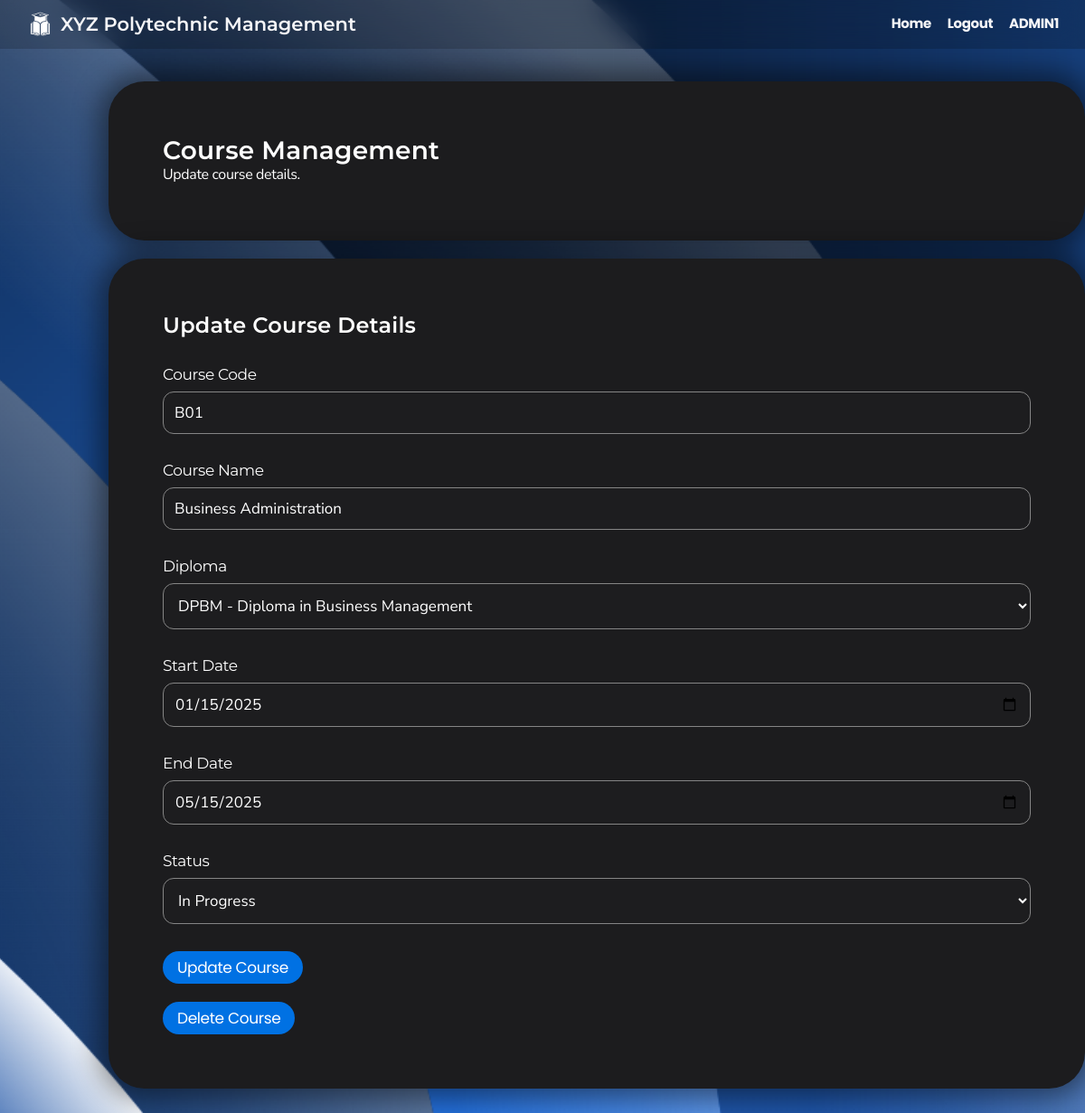
The page /CRUD3/admin_course_update_form.php?course_code=B01 (signed in) on the database its author committed.
### tables this page shows
CREATE TABLE `course` (
  `course_code` varchar(3) NOT NULL,
  `course_name` varchar(50) NOT NULL,
  `diploma_code` varchar(5) NOT NULL,
  `course_start_date` date NOT NULL,
  `course_end_date` date NOT NULL,
  `status` enum('To start','In-progress','Ended') DEFAULT NULL
);

### CRUD3/admin_course_update_form.php (the view, shortened to what this page needs)
<?php
$con = mysqli_connect("localhost", "root", "", "xyz polytechnic");
$diploma_query = "SELECT diploma_code, diploma_name FROM diploma";
$diploma_result = $con->query($diploma_query);
$edit_coursecode = htmlspecialchars($_GET["course_code"]);
$full_name = $_SESSION['session_full_name'] ?? "";
$course_query = "SELECT c.* FROM course c WHERE c.course_code = ?";
$course_stmt = $con->prepare($course_query);
$course_stmt->bind_param('s', $edit_coursecode);
$course_stmt->execute();
$course_result = $course_stmt->get_result();
$course_row = $course_result->fetch_assoc();
?>
<!DOCTYPE html>
<html lang="en">
<head>
    <link rel="stylesheet" href="../styles.css">
</head>
<body>
    <div class="navbar">
        <div class="navbar-brand">
            <img src="../logo.png" alt="XYZ Polytechnic Logo" class="school-logo">
            <h1>XYZ Polytechnic Management</h1>
        </div>
        <nav>
            <a href="../admin_dashboard">Home</a>
            <a href="../logout.php">Logout</a>
            <a><?php echo htmlspecialchars($full_name); ?></a>
        </nav>
    </div>
    <div class="container">
        <div class="card">
            <h2>Course Management</h2>
            <p>Update course details.</p>
        </div>
        <div class="card">
            <h3>Update Course Details</h3>
            <form method="POST" action="admin_course_update.php" onsubmit="return validateForm()">
                <div class="form-group">
                    <label class="label">Course Code</label>
                    <input type="text" name="upd_coursecode" pattern="[A-Z]{1}\d{2}"
                           title="One uppercase letter followed by two digits"
                           value="<?php echo htmlspecialchars($course_row['course_code']); ?>" required>
                </div>
                <div class="form-group">
                    <label class="label">Course Name</label>
                    <input type="text" name="upd_coursename" maxlength="50"
                           value="<?php echo htmlspecialchars($course_row['course_name']); ?>" required>
                </div>
                <div class="form-group">
                    <label class="label">Diploma</label>
                    <select name="upd_diplomacode" required>
                        <?php
                        mysqli_data_seek($diploma_result, 0);
                        while ($diploma_row = $diploma_result->fetch_assoc()):
                            $selected = $diploma_row['diploma_code'] === $course_row['diploma_code'] ? 'selected' : '';
                        ?>
                            <option value="<?= htmlspecialchars($diploma_row['diploma_code']) ?>" <?= $selected ?>>
                                <?= htmlspecialchars($diploma_row['diploma_code'] . ' - ' . $diploma_row['diploma_name']) ?>
                            </option>
                        <?php endwhile; ?>
                    </select>
                </div>
                <div class="form-group">
                    <label class="label">Start Date</label>
                    <input type="date" name="upd_startdate"
                        value="<?php echo $course_row['course_start_date'] ? htmlspecialchars($course_row['course_start_date']) : ''; ?>">
                </div>
                <div class="form-group">
                    <label class="label">End Date</label>
                    <input type="date" name="upd_enddate"
                        value="<?php echo $course_row['course_end_date'] ? htmlspecialchars($course_row['course_end_date']) : ''; ?>">
                </div>
                <div class="form-group">
                    <label class="label">Status</label>
                    <select name="upd_status">
                        <option value="In-progress" <?= $course_row['status'] === 'In-progress' ? 'selected' : '' ?>>In Progress</option>
                    </select>
                </div>
                <button type="submit">Update Course</button>
            </form>
            <div class="delete-section" style="margin-top: 20px;">
                <button onclick="confirmDelete('<?php echo htmlspecialchars($course_row['course_code']); ?>')"
                        class="delete-button">Delete Course</button>
            </div>
        </div>
    </div>
</body>
</html>

### styles.css (style rules this page uses)
* { margin: 0; padding: 0; box-sizing: border-box; }
body { font-family: 'Nunito Sans', sans-serif; line-height: 1.47059; font-weight: 400; letter-spacing: -.022em; background-image: url('background.png'); background-size: cover; background-position: center; background-repeat: no-repeat; background-attachment: fixed; background-color: #1c1c1e; color: #ffffff; min-height: 100vh; display: flex; flex-direction: column; -webkit-font-smoothing: antialiased; }
h1, h2, h3, h4, h5, h6 { font-family: 'Montserrat', sans-serif; font-weight: 600; }
h1 { font-size: 40px; line-height: 1.1; letter-spacing: 0; }
h2 { font-size: 28px; line-height: 1.14286; letter-spacing: .007em; }
h3 { font-size: 24px; line-height: 1.16667; letter-spacing: .009em; }
button, .button { font-family: 'Poppins', sans-serif; background-color: #0071e3; color: #fff; font-size: 17px; line-height: 1.17648; font-weight: 400; letter-spacing: -.022em; padding: 8px 16px; border-radius: 980px; border: none; cursor: pointer; transition: all 0.3s ease; }
a { color: #0071e3; margin-top: 20px; text-decoration: none; font-weight: bold; }
.navbar { background: #0000002d; backdrop-filter: saturate(100%) blur(15px); position: fixed; top: 0px; left: 0; right: 0; z-index: 9999; height: 54px; display: flex; align-items: center; justify-content: space-between; padding: 0 22px; }
.navbar-brand { display: flex; align-items: center; }
.navbar-brand h1 { color: #f5f5f7; font-size: 21px; margin: 0; }
.navbar a { font-family: 'Poppins', sans-serif; color: #f5f5f7; font-size: 15px; text-decoration: none; padding: 0 7px; opacity: 1; transition: opacity 0.3s; }
.school-logo { height: 45px; width: 45px; }
.container { max-width: 1080px; justify-content: center; align-items: center; min-height: calc(90vh - 44px - 57px); width: 90%; margin: 30px auto; padding: 60px; }
.card { background: #1c1c1e; border-radius: 40px; padding: 60px; margin-bottom: 20px; box-shadow: 0 0 30px 10px rgba(0, 0, 0, 0.485); transition: transform 0.3s ease, box-shadow 0.3s ease; width: 1080px; }
.form-group { margin-top:30px; margin-bottom: 30px; }
.label { font-family: 'Montserrat', sans-serif; display: block; font-size: 17px; line-height: 1.23536; font-weight: 400; letter-spacing: -.022em; margin-bottom: 8px; color: #ffffff; }
input[type="text"], input[type="email"], input[type="password"], input[type="date"], select, textarea { font-family: 'Nunito Sans', sans-serif; width: 100%; padding: 12px; font-size: 17px; line-height: 1.23536; border: 1.6px solid #858585; border-radius: 12px; background-color: #1d1d1f; color: #ffffff; transition: border-color 0.3s ease; }

### rows shown on the page
course: upd_coursecode "B01", upd_coursename "Business Administration", upd_startdate "01/15/2025", upd_enddate "05/15/2025", upd_status "In Progress"

### other values the page prints
$full_name "ADMIN1"
form field upd_diplomacode "DPBM - Diploma in Business Management"
